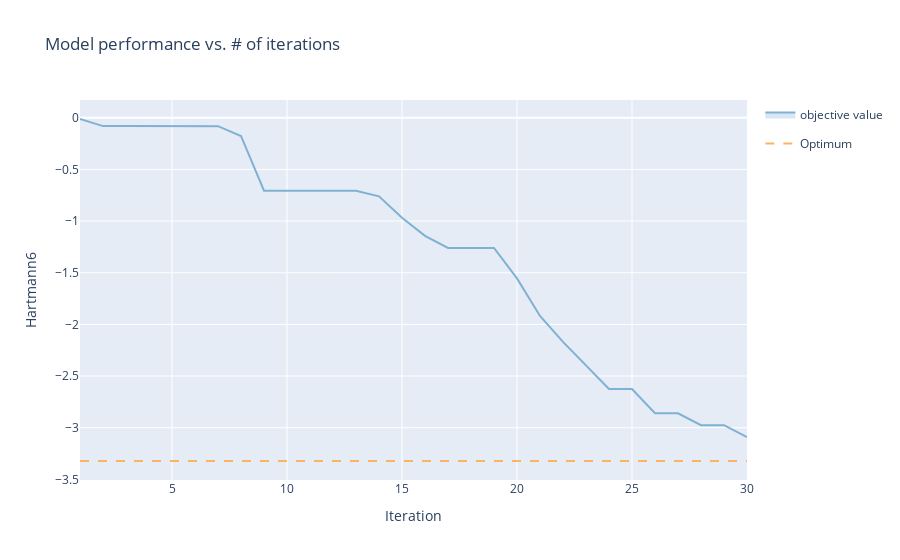

Here is the notebook cell this chart was saved with:
### Markdown cell above
We also plot optimization trace, which shows best hartmann6 objective value seen by each iteration of the optimization:

### Code cell
# `plot_single_method` expects a 2-d array of means, because it expects to average means from multiple 
# optimization runs, so we wrap out best objectives array in another array.
best_objectives = np.array([[trial.objective_mean for trial in experiment.trials.values()]])
best_objective_plot = optimization_trace_single_method(
    y=np.minimum.accumulate(best_objectives, axis=1),
    optimum=hartmann6.fmin,
    title="Model performance vs. # of iterations",
    ylabel="Hartmann6",
)
render(best_objective_plot)

### Figure 1 — Plotly figure (JSON) as saved in the notebook; plotly's stock layout.template omitted (floating-point values rounded to 4 significant figures)
{"data": [{"hoverinfo": "none", "legendgroup": "", "line": {"width": 0}, "mode": "lines", "showlegend": false, "x": [1, 2, 3, 4, 5, 6, 7, 8, 9, 10, 11, 12, 13, 14, 15, 16, 17, 18, 19, 20, 21, 22, 23, 24, 25, 26, 27, 28, 29, 30], "y": [-0.01184, -0.08079, -0.08079, -0.08101, -0.08101, -0.08101, -0.08101, -0.176, -0.7061, -0.7061, -0.7061, -0.7061, -0.7061, -0.76, -0.9684, -1.143, -1.26, -1.26, -1.26, -1.555, -1.918, -2.169, -2.398, -2.626, -2.626, -2.86, -2.86, -2.976, -2.976, -3.092], "type": "scatter"}, {"fill": "tonexty", "fillcolor": "rgba(128,177,211,0.3)", "legendgroup": "objective value", "line": {"color": "rgba(128,177,211,1)"}, "mode": "lines", "name": "objective value", "x": [1, 2, 3, 4, 5, 6, 7, 8, 9, 10, 11, 12, 13, 14, 15, 16, 17, 18, 19, 20, 21, 22, 23, 24, 25, 26, 27, 28, 29, 30], "y": [-0.01184, -0.08079, -0.08079, -0.08101, -0.08101, -0.08101, -0.08101, -0.176, -0.7061, -0.7061, -0.7061, -0.7061, -0.7061, -0.76, -0.9684, -1.143, -1.26, -1.26, -1.26, -1.555, -1.918, -2.169, -2.398, -2.626, -2.626, -2.86, -2.86, -2.976, -2.976, -3.092], "type": "scatter"}, {"fill": "tonexty", "fillcolor": "rgba(128,177,211,0.3)", "hoverinfo": "none", "legendgroup": "", "line": {"width": 0}, "mode": "lines", "showlegend": false, "x": [1, 2, 3, 4, 5, 6, 7, 8, 9, 10, 11, 12, 13, 14, 15, 16, 17, 18, 19, 20, 21, 22, 23, 24, 25, 26, 27, 28, 29, 30], "y": [-0.01184, -0.08079, -0.08079, -0.08101, -0.08101, -0.08101, -0.08101, -0.176, -0.7061, -0.7061, -0.7061, -0.7061, -0.7061, -0.76, -0.9684, -1.143, -1.26, -1.26, -1.26, -1.555, -1.918, -2.169, -2.398, -2.626, -2.626, -2.86, -2.86, -2.976, -2.976, -3.092], "type": "scatter"}, {"line": {"color": "rgba(253,180,98,1)", "dash": "dash"}, "mode": "lines", "name": "Optimum", "x": [1, 30], "y": [-3.322, -3.322], "type": "scatter"}], "layout": {"showlegend": true, "title": {"text": "Model performance vs. # of iterations"}, "xaxis": {"title": {"text": "Iteration"}}, "yaxis": {"title": {"text": "Hartmann6"}}}}
